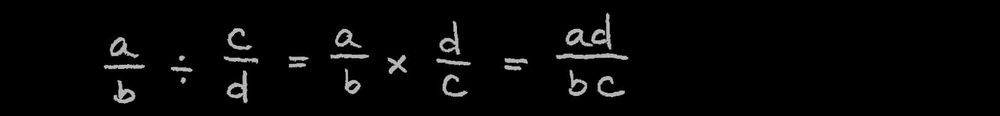
#> input picture equations/SKMBT_36317040717260_eq16.png, 1000 x 116 px, shrunk from 1696 x 197 before the run, found by its file name
$ python MinimumSpanningTree.py   (older library calls are emulated)
#> lines starting #> are read from the running program, lines starting #| are printed output that depends on the picture; after the words box and inside, x2 and y2 are one past the last pixel; in counts of white or black regions, pixels touching at a corner belong together
### segmentation.py
import scipy
from scipy import misc
from scipy import ndimage
import numpy as np
import sys
import datetime
from skimage import color

class Segmentation(object):

    def __init__(self, path):
        img = misc.imread(path)
        self.origin = img
        # Aplicar filtro gaussiano para eliminar ruido y suavizar la imagen
        blur_radius = 1.0
        imgf = ndimage.gaussian_filter(img, blur_radius)
        # Encontrar componentes (número de caracteristicas)
        # labeled_img es una imagen etiquetada de acuerdo a num_features
        threshold = 50
        self.labeled_img, self.num_features = ndimage.label(imgf > threshold)
        # Obtener las coordenadas del cuadro delimitador para cada componente etiquetado
        self.labels = self.calculate_labels()

    def get_labels(self):
        return self.labels

    # [122 lines left out: functions calculate_labels, get_stroke, get_combined_strokes, get_combined_bounding, draw_boundings, not called in this run]

# [13 lines that do not run on import are left out]

### MinimumSpanningTree.py
import math
from queue import Queue
from segmentation import *

class MinimumSpanningTree(object):

    # [13 lines left out: function __init__, not called in this run]

    def get_mst(self):
        return self.d_mst

    # [115 lines left out: functions calculate_weight, build_tree, is_disconnected, search, dictionary_add, center_of_mass and 1 more, not called in this run]

if __name__ == '__main__':
    # d = {1: [21, 150, 434, 533], 2: [26, 79, 683, 775], 3: [43, 66, 489, 523], 4: [47, 74, 735, 779], 5: [76, 86, 479, 535],
    #      6: [84, 91, 600, 625], 7: [88, 99, 678, 788], 8: [96, 104, 596, 618], 9: [98, 136, 495, 523],
    #      10: [117, 166, 683, 778], 11: [135, 171, 739, 769]}

    import imageio
    import cv2
    # Leer la imagen
    img = cv2.imread('SKMBT_36317040717260_eq16.png', cv2.IMREAD_GRAYSCALE)
#> img is the input picture: shape (116, 1000); min 0, max 214, mean 6.2
    # Binarizar la imagen
    ret2, th2 = cv2.threshold(img, 0, 255, cv2.THRESH_BINARY+cv2.THRESH_OTSU)
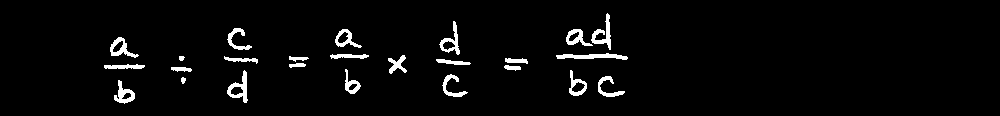
#> th2: shape (116, 1000); 3.4% white; 25 white regions, largest, box (x1, y1, x2, y2) and area: (556, 53, 628, 60) 294, (591, 13, 611, 50) 267, (227, 70, 248, 103) 267
#> ret2 = 82
    # Segmentar la imagen
#> (the run stopped early here; a loop or call above may not have finished)

$ run again, with equations/SKMBT_36317040717260_eq2.png copied over equations/SKMBT_36317040717260_eq16.png
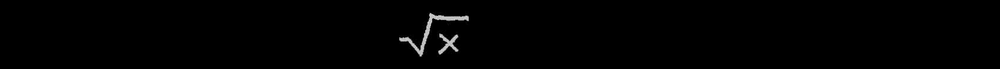
#> input picture equations/SKMBT_36317040717260_eq2.png, 1000 x 69 px, shrunk from 1696 x 117 before the run, found by its file name
#> img is the input picture: shape (69, 1000); min 0, max 225, mean 1.6
#> `ret2, th2 = cv2.threshold(img, 0, 255, cv2.THRESH_BINARY+cv2.THRESH_OT..`:
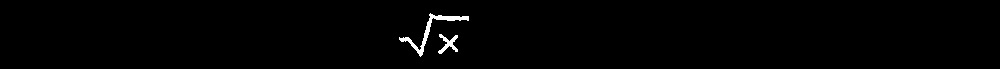
#> th2: shape (69, 1000); 0.84% white; 2 white regions, box (x1, y1, x2, y2) and area: (399, 13, 469, 57) 418, (438, 34, 458, 54) 164
#> ret2 = 87

$ run again, with equations/SKMBT_36317040717260_eq6.png copied over equations/SKMBT_36317040717260_eq16.png
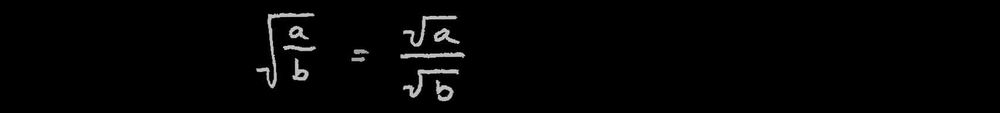
#> input picture equations/SKMBT_36317040717260_eq6.png, 1000 x 113 px, shrunk from 1696 x 192 before the run, found by its file name
#> img is the input picture: shape (113, 1000); min 0, max 218, mean 3.8
#> `ret2, th2 = cv2.threshold(img, 0, 255, cv2.THRESH_BINARY+cv2.THRESH_OT..`:
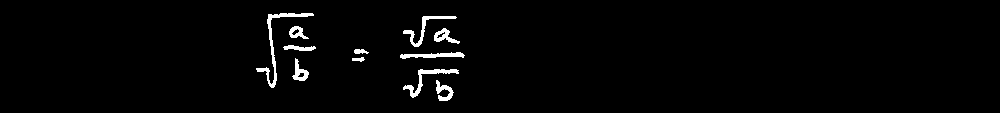
#> th2: shape (113, 1000); 2% white; 11 white regions, largest, box (x1, y1, x2, y2) and area: (256, 13, 314, 88) 470, (403, 69, 459, 98) 325, (403, 16, 457, 47) 289
#> ret2 = 86
